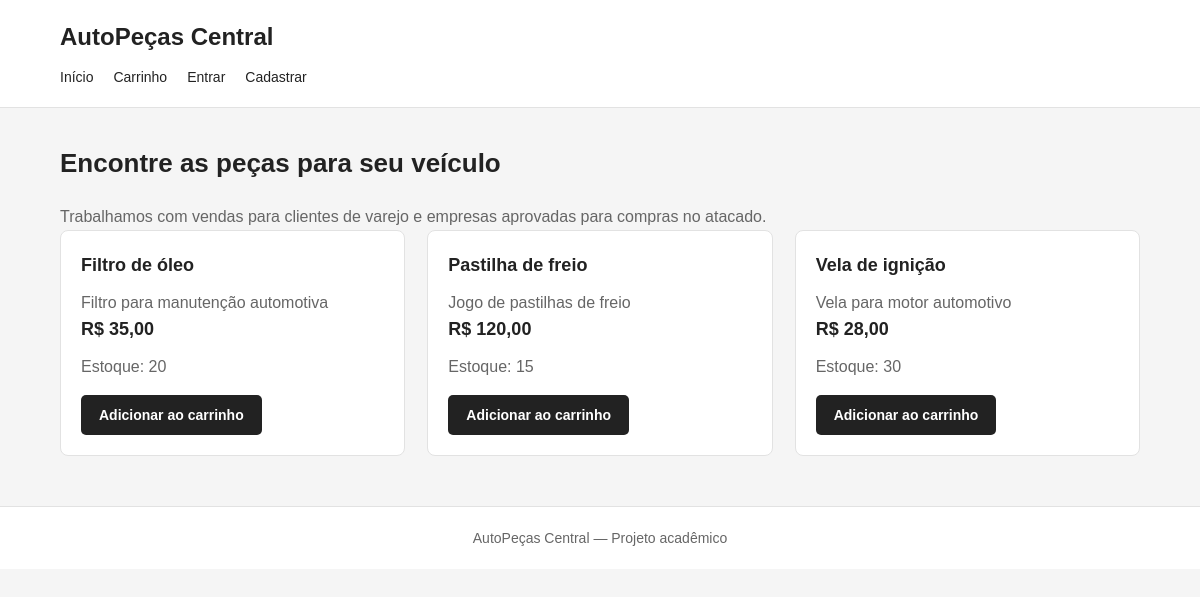
The page / on the database its author committed.
### tables this page shows
CREATE TABLE IF NOT EXISTS produtos (
    id INT AUTO_INCREMENT PRIMARY KEY,
    nome VARCHAR(150) NOT NULL,
    descricao TEXT,
    preco_varejo DECIMAL(10,2) NOT NULL,
    preco_atacado DECIMAL(10,2) NOT NULL,
    estoque INT NOT NULL DEFAULT 0,
    ativo TINYINT(1) NOT NULL DEFAULT 1
);

### conexao.php (called while the page is built, shortened)
<?php
function e($valor) {
    return htmlspecialchars(
        (string)$valor,
        ENT_QUOTES,
        'UTF-8'
    );
}
function usuarioLogado() {
    return isset($_SESSION['usuario']);
}
function precoProduto($produto) {
    return (float)$produto['preco_varejo'];
}
function dinheiro($valor) {
    return 'R$ ' . number_format(
        (float)$valor,
        2,
        ',',
        '.'
    );
}

### index.php (the view, shortened to what this page needs)
<?php
require_once 'conexao.php';
$sql = $pdo->query(
    'SELECT * FROM produtos
     WHERE ativo = 1
     ORDER BY nome'
);
$produtos = $sql->fetchAll();
?>
<!DOCTYPE html>
<html lang="pt-BR">
<head>
    <link rel="stylesheet" href="estilo.css">
</head>
<body>
<header>
    <h1>AutoPeças Central</h1>
    <nav>
        <a href="index.php">Início</a>
        <a href="carrinho.php">Carrinho</a>
        <?php if (usuarioLogado()): ?>
            <span>Olá, <?= e($_SESSION['usuario']['nome']) ?>!</span>
            <?php if ($_SESSION['usuario']['tipo'] === 'admin'): ?>
                <a href="admin.php">Administração</a>
            <?php endif; ?>
            <a href="logout.php">Sair</a>
        <?php else: ?>
            <a href="login.php">Entrar</a>
            <a href="cadastro.php">Cadastrar</a>
        <?php endif; ?>
    </nav>
</header>
<main>
    <section class="caixa">
        <h2>Encontre as peças para seu veículo</h2>
        <p>
            Trabalhamos com vendas para clientes de varejo
            e empresas aprovadas para compras no atacado.
        </p>
    </section>
    <section class="produtos">
        <?php foreach ($produtos as $produto): ?>
            <article class="produto">
                <h3><?= e($produto['nome']) ?></h3>
                <p><?= e($produto['descricao']) ?></p>
                <h3><?= dinheiro(precoProduto($produto)) ?></h3>
                <p class="pequeno">
                    Estoque: <?= (int)$produto['estoque'] ?>
                </p>
                <?php if ((int)$produto['estoque'] > 0): ?>
                    <form action="carrinho.php" method="post">
                        <button>Adicionar ao carrinho</button>
                    </form>
                <?php else: ?>
                    <p>Produto esgotado.</p>
                <?php endif; ?>
            </article>
        <?php endforeach; ?>
    </section>
</main>
<footer>
    AutoPeças Central — Projeto acadêmico
</footer>
</body>
</html>

### estilo.css (style rules this page uses)
* { margin: 0; padding: 0; box-sizing: border-box; }
:root { --cor-fundo: #f5f5f5; --cor-branco: #ffffff; --cor-texto: #222222; --cor-secundaria: #666666; --cor-borda: #e2e2e2; --cor-botao: #222222; --cor-botao-hover: #444444; }
body { font-family: Arial, Helvetica, sans-serif; background-color: var(--cor-fundo); color: var(--cor-texto); line-height: 1.6; }
header { background-color: var(--cor-branco); border-bottom: 1px solid var(--cor-borda); padding: 18px 5%; }
header h1 { font-size: 24px; font-weight: 700; }
nav { display: flex; align-items: center; gap: 20px; flex-wrap: wrap; margin-top: 10px; }
nav a { color: var(--cor-texto); text-decoration: none; font-size: 14px; }
main { width: 90%; max-width: 1200px; margin: 35px auto; }
h2 { font-size: 26px; margin-bottom: 20px; }
h3 { font-size: 18px; margin-bottom: 10px; }
p { color: var(--cor-secundaria); }
.produtos { display: grid; grid-template-columns: repeat(auto-fit, minmax(230px, 1fr)); gap: 22px; }
.produto, .card { background-color: var(--cor-branco); border: 1px solid var(--cor-borda); border-radius: 8px; padding: 20px; transition: box-shadow 0.2s ease; }
form { margin-top: 15px; }
button, .btn { display: inline-block; background-color: var(--cor-botao); color: var(--cor-branco); border: none; border-radius: 5px; padding: 12px 18px; font-size: 14px; font-weight: 600; text-decoration: none; cursor: pointer; transition: background-color 0.2s ease; }
footer { background-color: var(--cor-branco); border-top: 1px solid var(--cor-borda); text-align: center; padding: 20px; margin-top: 50px; color: var(--cor-secundaria); font-size: 14px; }

### rows shown on the page
produtos: nome "Filtro de óleo", descricao "Filtro para manutenção automotiva", preco_varejo "R$ 35,00", estoque "20"
produtos: nome "Pastilha de freio", descricao "Jogo de pastilhas de freio", preco_varejo "R$ 120,00", estoque "15"
produtos: nome "Vela de ignição", descricao "Vela para motor automotivo", preco_varejo "R$ 28,00", estoque "30"
